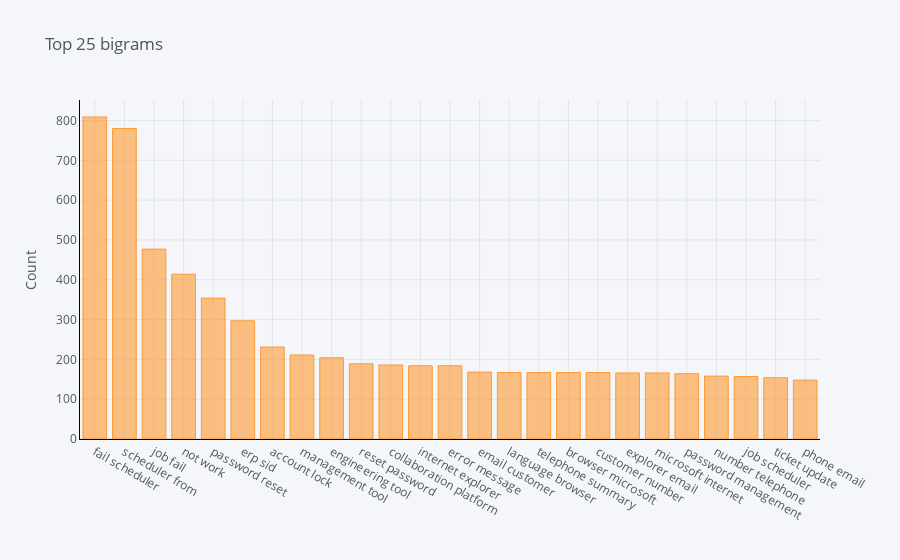

The code cell stored with this chart in its notebook:
### Code cell
def get_top_n_bigram(corpus, n=None):
    vec = CountVectorizer(ngram_range=(2, 2)).fit(corpus)
    bag_of_words = vec.transform(corpus)
    sum_words = bag_of_words.sum(axis=0) 
    words_freq = [(word, sum_words[0, idx]) for word, idx in vec.vocabulary_.items()]
    words_freq =sorted(words_freq, key = lambda x: x[1], reverse=True)
    return words_freq[:n]
common_words = get_top_n_bigram(new_df['Clean Description'], 25)
for word, freq in common_words:
    print(word, freq)
df2 = pd.DataFrame(common_words, columns = ['Clean Description' , 'count'])
df2.groupby('Clean Description').sum()['count'].sort_values(ascending=False).iplot(
    kind='bar', yTitle='Count', linecolor='black', title='Top 25 bigrams')

### Figure 1 — Plotly figure (JSON) as saved in the notebook; plotly's stock layout.template omitted (floating-point values rounded to 4 significant figures)
{"data": [{"marker": {"color": "rgba(255, 153, 51, 0.6)", "line": {"color": "rgba(255, 153, 51, 1.0)", "width": 1}}, "name": "count", "orientation": "v", "text": "", "type": "bar", "x": ["fail scheduler", "scheduler from", "job fail", "not work", "password reset", "erp sid", "account lock", "management tool", "engineering tool", "reset password", "collaboration platform", "internet explorer", "error message", "email customer", "language browser", "telephone summary", "browser microsoft", "customer number", "explorer email", "microsoft internet", "password management", "number telephone", "job scheduler", "ticket update", "phone email"], "y": [809, 780, 477, 414, 354, 297, 231, 211, 204, 189, 186, 184, 184, 168, 167, 167, 167, 167, 166, 166, 164, 158, 157, 154, 148]}], "layout": {"legend": {"bgcolor": "#F5F6F9", "font": {"color": "#4D5663"}}, "paper_bgcolor": "#F5F6F9", "plot_bgcolor": "#F5F6F9", "title": {"font": {"color": "#4D5663"}, "text": "Top 25 bigrams"}, "xaxis": {"gridcolor": "#E1E5ED", "linecolor": "black", "showgrid": true, "tickfont": {"color": "#4D5663"}, "title": {"font": {"color": "#4D5663"}, "text": ""}, "zerolinecolor": "#E1E5ED"}, "yaxis": {"gridcolor": "#E1E5ED", "linecolor": "black", "showgrid": true, "tickfont": {"color": "#4D5663"}, "title": {"font": {"color": "#4D5663"}, "text": "Count"}, "zerolinecolor": "#E1E5ED"}}}
